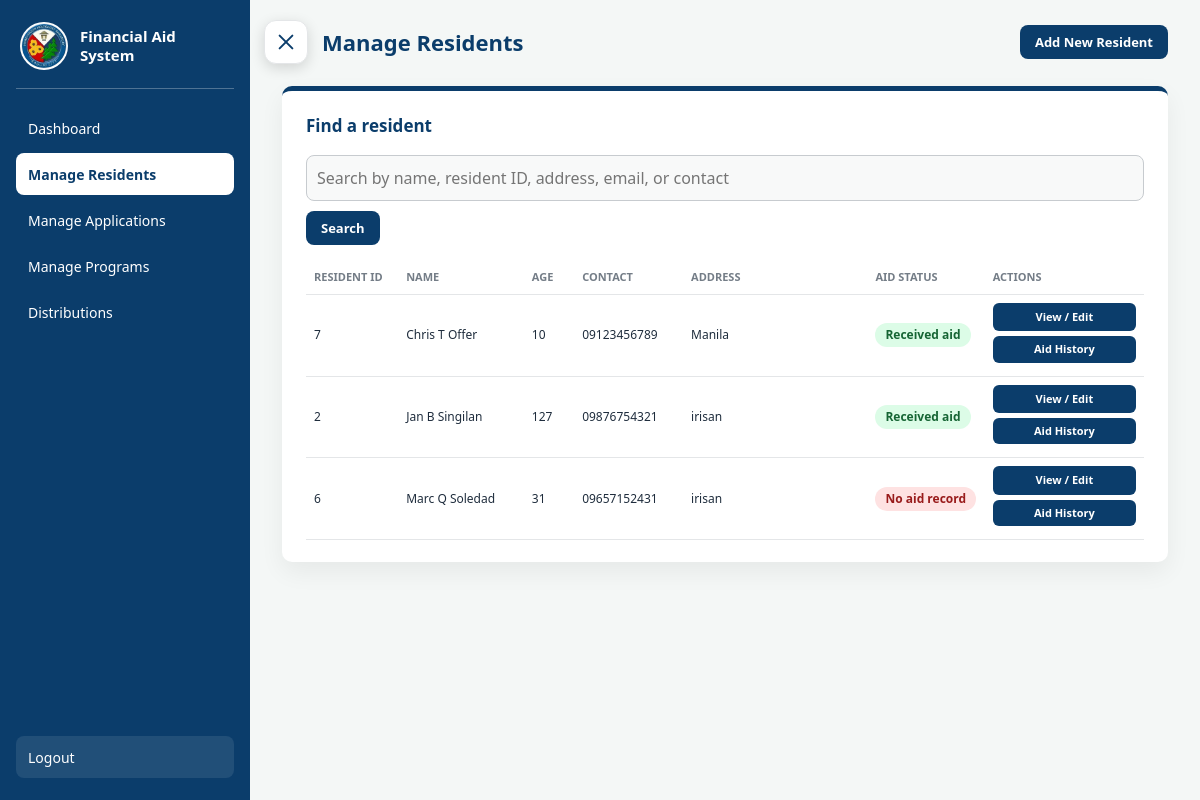
Page /worker/resident_management.php (signed in) on the earlier database version.
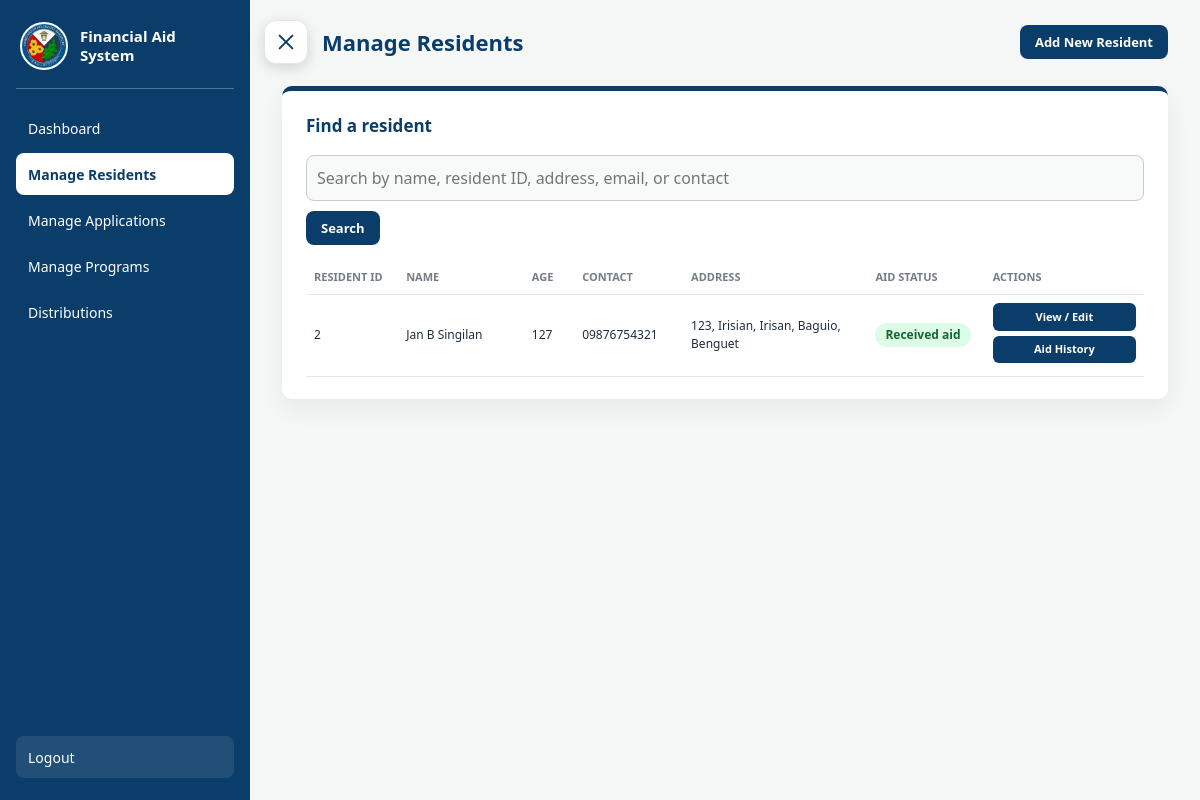
Same page on the later database version.
### tables this page shows
CREATE TABLE `resident_information` (
  `resident_id` int(11) NOT NULL,
  `user_id` int(11) DEFAULT NULL,
  `firstname` varchar(50) NOT NULL,
  `middlename` varchar(50) DEFAULT NULL,
  `lastname` varchar(50) NOT NULL,
  `suffix` varchar(10) DEFAULT NULL,
  `nickname` varchar(50) DEFAULT NULL,
  `birthdate` date DEFAULT NULL,
  `move_in_date` date DEFAULT NULL,
  `age` tinyint(3) UNSIGNED DEFAULT NULL,
  `gender` enum('Male','Female','Other') DEFAULT NULL,
  `civilstatus` enum('Single','Married','Widowed','Annulled') DEFAULT NULL,
  `contact` varchar(20) DEFAULT NULL,
  `email` varchar(100) DEFAULT NULL,
  `housenumber` varchar(20) DEFAULT NULL,
  `street` varchar(60) DEFAULT NULL,
  `barangay` varchar(50) DEFAULT NULL,
  `city` varchar(50) DEFAULT NULL,
  `province` varchar(50) DEFAULT NULL,
  `zipcode` char(4) DEFAULT NULL,
  `address` varchar(300) DEFAULT NULL,
  `birthplace` varchar(60) DEFAULT NULL,
  `occupation` varchar(60) DEFAULT NULL,
  `monthly_income` decimal(10,2) DEFAULT NULL,
  `education` enum('Elementary','High School','Senior High School','College','Graduate','Vocational') DEFAULT NULL,
  `course` varchar(100) DEFAULT NULL,
  `talents` text DEFAULT NULL,
  `marketable_skills` text DEFAULT NULL,
  `health_condition` text DEFAULT NULL,
  `transport_mode` enum('Public transportation','Personal vehicle','Company service','Walking','Other') DEFAULT NULL,
  `transport_details` varchar(100) DEFAULT NULL,
  `soloparent` enum('Yes','No') DEFAULT NULL,
  `children` tinyint(3) UNSIGNED DEFAULT NULL,
  `member` enum('Yes','No') DEFAULT NULL,
  `program` varchar(100) DEFAULT NULL,
  `dependent` enum('Yes','No') DEFAULT NULL,
  `relationship` varchar(50) DEFAULT NULL,
  `benefits` varchar(100) DEFAULT NULL,
  `school` varchar(100) DEFAULT NULL,
  `yearlevel` varchar(30) DEFAULT NULL,
  `enrolled` varchar(20) DEFAULT NULL,
  `attained` varchar(30) DEFAULT NULL,
  `senior` varchar(150) DEFAULT NULL,
  `issues` text DEFAULT NULL
);

### classes/resident.php (called while the page is built, shortened)
<?php
	class Resident{
		private PDO $pdo;
		function __construct(PDO $pdo){
			$this -> pdo = $pdo;
		}
		public function search_residents($search = ''){
			$sql = "SELECT ri.*,
					EXISTS (
						SELECT 1
						FROM application a
						INNER JOIN assistance_release release_record
							ON release_record.applicant_id = a.applicant_id
						WHERE a.resident_id = ri.resident_id
					) AS has_received_aid
				FROM resident_information ri";
			$params = [];
			$sql .= " ORDER BY ri.lastname, ri.firstname, ri.resident_id DESC";
			$prep = $this->pdo->prepare($sql);
			$prep->execute($params);
			return $prep->fetchAll(PDO::FETCH_ASSOC);
		}
	}
?>

### worker/resident_management.php (the view, shortened to what this page needs)
<?php
require_once "../dbconn.php";
require_once "../classes/resident.php";
$residentManager = new Resident($pdo);
$escape = function ($value) {
    return htmlspecialchars(is_scalar($value ?? null) ? (string)$value : '', ENT_QUOTES, 'UTF-8');
};
$search = trim((string)($_GET['q'] ?? ''));
$residentId = filter_var($_GET['edit'] ?? null, FILTER_VALIDATE_INT);
$isEditing = $residentId !== false && $residentId !== null && $residentId > 0;
$residents = $residentManager->search_residents($search);
$formOpen = $isEditing || (($_GET['action'] ?? '') === 'add') || ($_SERVER['REQUEST_METHOD'] === 'POST');
?>
<!DOCTYPE html>
<html lang="en">
<head>
    <link rel="stylesheet" href="../theme.css">
    <link rel="stylesheet" href="../application/application_style.css">
</head>
<body>
<div class="dashboard">
    <?php $activePage = 'residents'; require __DIR__ . '/sidebar.php'; ?>
    <main class="main-content">
        <div class="topbar">
            <h2>Manage Residents</h2>
            <a class="search-clear" href="resident_management.php?action=add">Add New Resident</a>
        </div>
        <section class="panel">
            <div class="panel-header"><h3>Find a resident</h3></div>
            <form method="get" class="resident-search">
                <input class="search-input" type="search" name="q" value="<?php echo $escape($search); ?>" placeholder="Search by name, resident ID, address, email, or contact">
                <button class="search-btn" type="submit">Search</button>
            </form>
            <?php if ($search !== '' || !$formOpen): ?>
                <div class="table-wrapper">
                    <table class="applicant-table resident-table">
                        <colgroup>
                            <col style="width: 11%">
                            <col style="width: 15%">
                            <col style="width: 6%">
                            <col style="width: 13%">
                            <col style="width: 22%">
                            <col style="width: 14%">
                            <col style="width: 19%">
                        </colgroup>
                        <thead><tr><th scope="col">Resident ID</th><th scope="col">Name</th><th scope="col">Age</th><th scope="col">Contact</th><th scope="col">Address</th><th scope="col">Aid Status</th><th scope="col">Actions</th></tr></thead>
                        <tbody>
                        <?php foreach ($residents as $item): ?>
                            <tr>
                                <td data-label="Resident ID"><?php echo $escape($item['resident_id']); ?></td>
                                <td data-label="Name"><?php echo $escape(trim(implode(' ', array_filter([$item['firstname'], $item['middlename'], $item['lastname'], $item['suffix']])))); ?></td>
                                <td data-label="Age"><?php echo $escape($item['age'] ?? ''); ?></td>
                                <td data-label="Contact"><?php echo $escape($item['contact'] ?? ''); ?></td>
                                <td data-label="Address"><?php echo $escape($item['address'] ?? ''); ?></td>
                                <td data-label="Aid Status">
                                    <span class="badge <?php echo !empty($item['has_received_aid']) ? 'badge-yes' : 'badge-no'; ?>">
                                        <?php echo !empty($item['has_received_aid']) ? 'Received aid' : 'No aid record'; ?>
                                    </span>
                                </td>
                                <td data-label="Actions">
                                    <a class="resident-link" href="resident_management.php?edit=<?php echo urlencode((string)$item['resident_id']); ?>">View / Edit</a>
                                    <a class="open-record-btn" href="resident_record.php?id=<?php echo urlencode((string)$item['resident_id']); ?>">Aid History</a>
                                </td>
                            </tr>
                        <?php endforeach; ?>
                        </tbody>
                    </table>
                </div>
            <?php endif; ?>
        </section>
    </main>
</div>
</body>
</html>

### worker/sidebar.php (shortened to what this page needs)
<?php
$activePage = $activePage ?? '';
$navigation = [
    'dashboard' => ['index.php', 'Dashboard'],
    'residents' => ['resident_management.php', 'Manage Residents'],
    'applications' => ['manage_applications.php', 'Manage Applications'],
    'programs' => ['manage_programs.php', 'Manage Programs'],
    'distributions' => ['distributions.php', 'Distributions'],
    'logout' => ['logout.php', 'Logout'],
];
?>
<label for="sidebar-toggle" class="hamburger" aria-label="Toggle navigation">☰</label>
<aside class="sidebar">
    <h3>Financial Aid System</h3>
    <?php foreach ($navigation as $page => $item): ?>
        <a href="<?php echo htmlspecialchars($item[0], ENT_QUOTES, 'UTF-8'); ?>"<?php echo $activePage === $page ? ' class="active"' : ''; ?>>
            <?php echo htmlspecialchars($item[1], ENT_QUOTES, 'UTF-8'); ?>
        </a>
    <?php endforeach; ?>
</aside>

### worker/resident_management.php (style rules this page uses)
.resident-form > label input, .resident-form > label select, .search-input { width: 100%; padding: 10px; border: 1px solid #bbb; border-radius: 5px; font: inherit; }
.resident-actions button, .resident-actions a, .resident-link { display: inline-block; padding: 9px 13px; border: 0; border-radius: 5px; background: #2563eb; color: white; text-decoration: none; cursor: pointer; font: inherit; }
.resident-search { display: flex; gap: 10px; margin-bottom: 16px; }
.resident-table { width: 100%; min-width: 0; table-layout: fixed; }
.resident-table th, .resident-table td { padding: 8px; white-space: normal; overflow-wrap: anywhere; font-size: 12px; }
.resident-table th { font-size: 11px; }
.resident-table td:last-child a { display: block; width: 100%; margin: 0 0 5px; padding: 6px; text-align: center; white-space: normal; font-size: 11px; }

Differences in the rows shown:
removed resident_information: resident_id "7", firstname+middlename+lastname "Chris T Offer", age "10", contact "09123456789", address "Manila", shows "Received aid"
removed resident_information: resident_id "6", firstname+middlename+lastname "Marc Q Soledad", age "31", contact "09657152431", address "irisan", shows "No aid record"
changed resident_information "Jan B Singilan": address "irisan" → "123, Irisian, Irisan, Baguio, Benguet"
